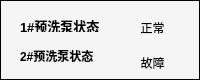
    <widget class="QFrame" name="frame_4">
     <property name="geometry">
      <rect>
       <x>1080</x>
       <y>1925</y>
       <width>200</width>
       <height>80</height>
      </rect>
     </property>
     <property name="sizePolicy">
      <sizepolicy hsizetype="Fixed" vsizetype="Preferred">
       <horstretch>0</horstretch>
       <verstretch>0</verstretch>
      </sizepolicy>
     </property>
     <property name="minimumSize">
      <size>
       <width>200</width>
       <height>80</height>
      </size>
     </property>
     <property name="font">
      <font>
       <pointsize>10</pointsize>
      </font>
     </property>
     <property name="styleSheet">
      <string notr="true">background-color: rgb(245, 245, 245);</string>
     </property>
     <property name="frameShape">
      <enum>QFrame::Box</enum>
     </property>
     <property name="frameShadow">
      <enum>QFrame::Plain</enum>
     </property>
     <widget class="QLabel" name="label_28">
      <property name="geometry">
       <rect>
        <x>20</x>
        <y>20</y>
        <width>90</width>
        <height>12</height>
       </rect>
      </property>
      <property name="font">
       <font>
        <pointsize>10</pointsize>
        <weight>75</weight>
        <bold>true</bold>
       </font>
      </property>
      <property name="text">
       <string>1#预洗泵状态</string>
      </property>
     </widget>
     <widget class="QLabel" name="label_29">
      <property name="geometry">
       <rect>
        <x>20</x>
        <y>50</y>
        <width>90</width>
        <height>12</height>
       </rect>
      </property>
      <property name="font">
       <font>
        <weight>75</weight>
        <bold>true</bold>
       </font>
      </property>
      <property name="text">
       <string>2#预洗泵状态</string>
      </property>
     </widget>
     <widget class="QLabel" name="firstWashPumpStateLabel">
      <property name="geometry">
       <rect>
        <x>130</x>
        <y>15</y>
        <width>45</width>
        <height>25</height>
       </rect>
      </property>
      <property name="text">
       <string>正常</string>
      </property>
      <property name="alignment">
       <set>Qt::AlignCenter</set>
      </property>
     </widget>
     <widget class="QLabel" name="secondWashPumpStateLabel">
      <property name="geometry">
       <rect>
        <x>130</x>
        <y>50</y>
        <width>45</width>
        <height>25</height>
       </rect>
      </property>
      <property name="text">
       <string>故障</string>
      </property>
      <property name="alignment">
       <set>Qt::AlignCenter</set>
      </property>
     </widget>
    </widget>
